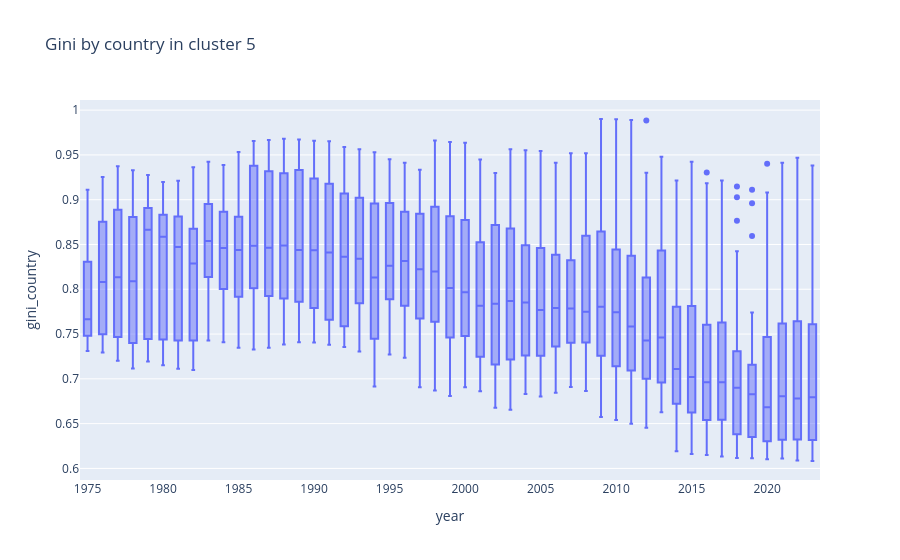

Notebook code cell kept with this figure:
### Code cell
df_plot = (
    df_prob_yearly.fillna(0)
    .apply(uf.gini, axis=1)
    .to_frame("gini_country")
    .merge(df_map_analysis, left_index=True, right_on=["country", "year"])
)
px.box(df_plot.query("cluster == @cluster"), x="year", y="gini_country", hover_name="country", title=f"Gini by country in cluster {cluster}")

### Figure 1 — Plotly figure (JSON) as saved in the notebook; plotly's stock layout.template omitted (floating-point values rounded to 4 significant figures; data arrays with more than 128 entries replaced by an {"elided": "..."} marker saying what was removed)
{"data": [{"alignmentgroup": "True", "hovertemplate": "<b>%{hovertext}</b><br><br>year=%{x}<br>gini_country=%{y}<extra></extra>", "hovertext": {"elided": "1183 str values"}, "legendgroup": "", "marker": {"color": "#636efa"}, "name": "", "notched": false, "offsetgroup": "", "orientation": "v", "showlegend": false, "type": "box", "x": {"elided": "1183 int values"}, "x0": " ", "xaxis": "x", "y": {"elided": "1183 float values"}, "y0": " ", "yaxis": "y"}], "layout": {"boxmode": "group", "legend": {"tracegroupgap": 0}, "title": {"text": "Gini by country in cluster 5"}, "xaxis": {"anchor": "y", "domain": [0, 1], "title": {"text": "year"}}, "yaxis": {"anchor": "x", "domain": [0, 1], "title": {"text": "gini_country"}}}}
